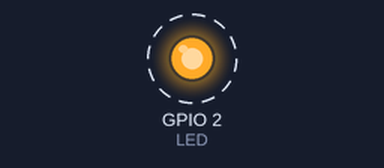
The program below on a simulated ESP32. On the bench: output pins drawn as LEDs (lit = HIGH). Dashed ring = blinking. What the program prints to the serial monitor is not drawn.

Above: at 0.5 s.
Timing chart, 0 to 4.6 s (numbered marks = the images above):
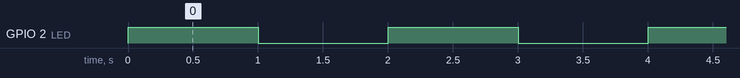

Measured:
- by itself, GPIO 2 (LED): alternates HIGH for 1.0 s and LOW for 1.0 s

The program:

main.cpp
```cpp
/***********************************************************
*  Exemplo que demostra como criar uma fila, adcionar e ler
*  dados da fila atraves de duas tasks
*  Por Flavio Sanches
*  Data 01/2026
***********************************************************/
#include <Arduino.h>
#include <freertos/FreeRTOS.h>
#include <freertos/task.h>
#include <freertos/queue.h>

#define LED 2
QueueHandle_t xFila;
TaskHandle_t xTask1Handle,xTask2Handle;

void vTask1( void * pvParameters );
void vTask2( void * pvParameters );

void setup() {

  BaseType_t xReturned;
  Serial.begin(9600);
  pinMode(LED, OUTPUT);

  xFila = xQueueCreate(5,sizeof(int));

  if(xFila == NULL){
    Serial.println("Nao foi possivel criar a fila");
    while(1);
  }

  xReturned = xTaskCreate(vTask1, "TASK1", configMINIMAL_STACK_SIZE+1024, NULL, 1, &xTask1Handle);

  if(xReturned == pdFAIL){
    Serial.println("Nao foi possivel criar a Task 1");
    while(1);
  }

  xReturned = xTaskCreate(vTask2, "TASK2", configMINIMAL_STACK_SIZE+1024, NULL, 1, &xTask2Handle);

   if(xReturned == pdFAIL){
    Serial.println("Nao foi possivel criar a Task 2");
    while(1);
  }
}

void loop() {
  digitalWrite(LED, !digitalRead(LED));
  vTaskDelay(pdMS_TO_TICKS(1000));
}

void vTask1( void * pvParameters ){
  int cont = 0;
  while(1){
    if(cont < 15){
    xQueueSend(xFila, &cont, portMAX_DELAY);
    cont++;
    }else{
      cont = 0;
      vTaskDelay(pdMS_TO_TICKS(5000));
    }
    vTaskDelay(pdMS_TO_TICKS(5000));
  }
}
void vTask2( void * pvParameters ){
  int valorRecebido = 0;
 while(1){
  if(xQueueReceive(xFila, &valorRecebido, pdMS_TO_TICKS(1000)) == pdTRUE){
    Serial.println("Valor recebido: " + String(valorRecebido));
  }else{
    Serial.println("TIMEOUT");
  }
 }
}
```
